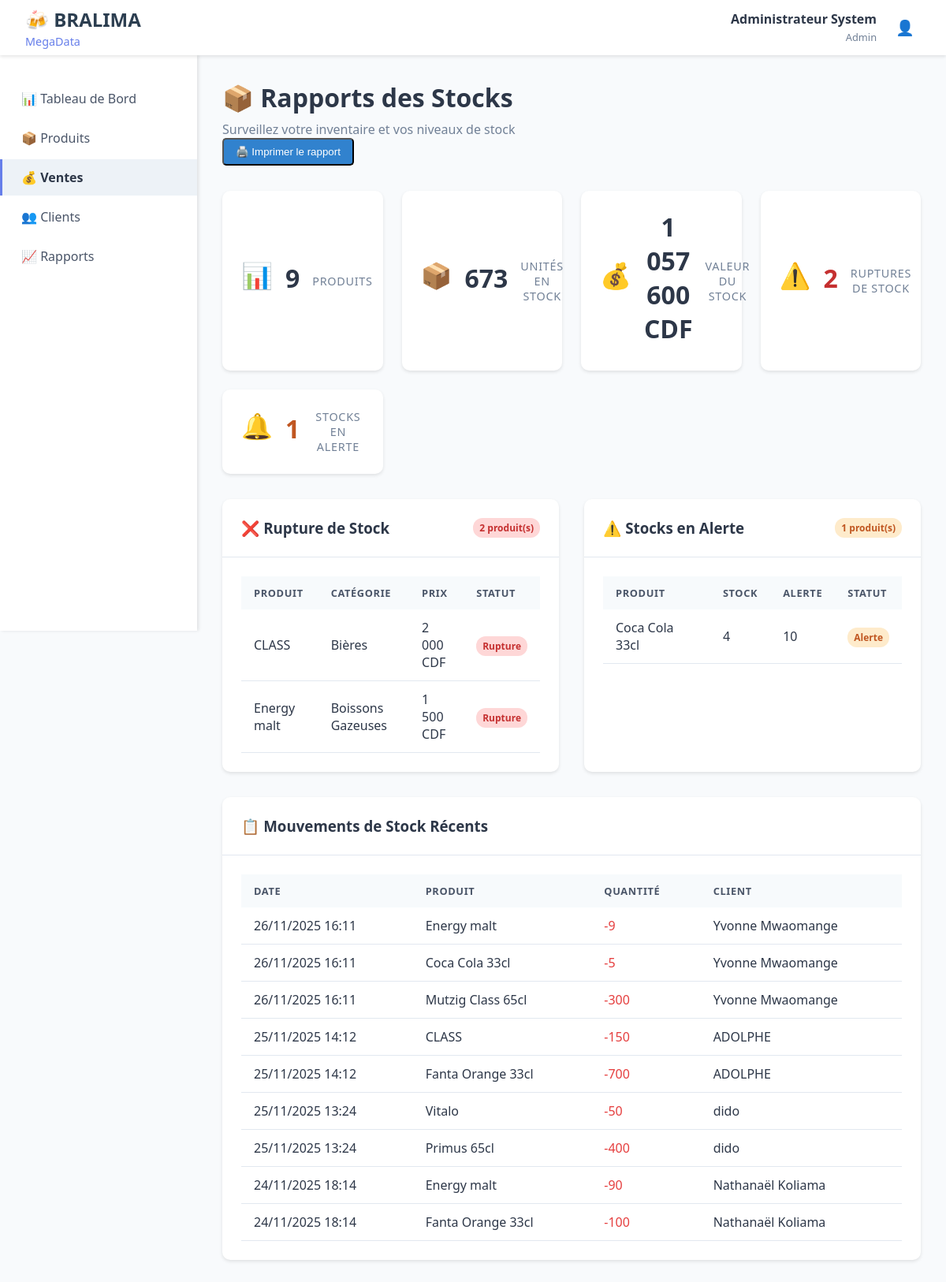
The app's page /modules/rapports/stocks.php (signed in) with its own data.
### tables this page shows
CREATE TABLE `produits` (
  `id_produit` int(11) NOT NULL,
  `designation` varchar(100) NOT NULL,
  `id_categorie` int(11) DEFAULT NULL,
  `prix_unitaire` decimal(10,2) NOT NULL,
  `quantite_stock` int(11) DEFAULT 0,
  `stock_alerte` int(11) DEFAULT 10,
  `date_creation` datetime DEFAULT current_timestamp()
);

CREATE TABLE `categories_produit` (
  `id_categorie` int(11) NOT NULL,
  `nom_categorie` varchar(50) NOT NULL,
  `description` text DEFAULT NULL
);

CREATE TABLE `vente_details` (
  `id_detail` int(11) NOT NULL,
  `id_vente` int(11) DEFAULT NULL,
  `id_produit` int(11) DEFAULT NULL,
  `quantite_vendue` int(11) NOT NULL,
  `prix_vente` decimal(10,2) NOT NULL
);

CREATE TABLE `ventes` (
  `id_vente` int(11) NOT NULL,
  `id_client` int(11) DEFAULT NULL,
  `date_vente` datetime DEFAULT current_timestamp(),
  `montant_total` decimal(15,2) DEFAULT 0.00,
  `statut` enum('en_attente','confirmee','annulee') DEFAULT 'confirmee'
);

CREATE TABLE `clients` (
  `id_client` int(11) NOT NULL,
  `nom_client` varchar(100) NOT NULL,
  `adresse` text DEFAULT NULL,
  `telephone` varchar(20) DEFAULT NULL,
  `email` varchar(100) DEFAULT NULL,
  `date_creation` datetime DEFAULT current_timestamp(),
  `statut` enum('actif','inactif') DEFAULT 'actif'
);

### modules/rapports/stocks.php (the view, shortened to what this page needs)
<?php
try {
    $pdo = getDBConnection();
    $stmt = $pdo->query("
        SELECT p.*, cp.nom_categorie
        FROM produits p
        LEFT JOIN categories_produit cp ON p.id_categorie = cp.id_categorie
        WHERE p.quantite_stock = 0
        ORDER BY p.designation
    ");
    $rupture_stock = $stmt->fetchAll();
    $stmt = $pdo->query("
        SELECT p.*, cp.nom_categorie
        FROM produits p
        LEFT JOIN categories_produit cp ON p.id_categorie = cp.id_categorie
        WHERE p.quantite_stock > 0 AND p.quantite_stock <= p.stock_alerte
        ORDER BY p.quantite_stock ASC
    ");
    $alerte_stock = $stmt->fetchAll();
    $stmt = $pdo->query("
        SELECT
            COUNT(*) as total_produits,
            SUM(quantite_stock) as total_stock,
            SUM(quantite_stock * prix_unitaire) as valeur_stock,
            COUNT(CASE WHEN quantite_stock = 0 THEN 1 END) as nb_rupture,
            COUNT(CASE WHEN quantite_stock > 0 AND quantite_stock <= stock_alerte THEN 1 END) as nb_alerte
        FROM produits
    ");
    $stats_stocks = $stmt->fetch();
    $stmt = $pdo->query("
        SELECT
            p.designation,
            vd.quantite_vendue,
            v.date_vente,
            c.nom_client
        FROM vente_details vd
        JOIN produits p ON vd.id_produit = p.id_produit
        JOIN ventes v ON vd.id_vente = v.id_vente
        LEFT JOIN clients c ON v.id_client = c.id_client
        WHERE v.statut = 'confirmee'
        ORDER BY v.date_vente DESC
        LIMIT 20
    ");
    $mouvements_stock = $stmt->fetchAll();
} catch (Exception $e) {
    $error = "Erreur: " . $e->getMessage();
}
?>
<!DOCTYPE html>
<html lang="fr">
<head>
    <link rel="stylesheet" href="../../assets/css/dashboard.css">
</head>
<body>
    <?php include '../../includes/header.php'; ?>
    <div class="container">
        <?php include '../../includes/sidebar.php'; ?>
        <main class="main-content">
            <div class="page-header">
                <h1>📦 Rapports des Stocks</h1>
                <p>Surveillez votre inventaire et vos niveaux de stock</p>
                <div class="no-print">
                    <button onclick="window.print()" class="btn-print">🖨️ Imprimer le rapport</button>
                </div>
            </div>
            <div class="stats-grid">
                <div class="stat-card">
                    <div class="stat-icon">📊</div>
                    <div class="stat-value"><?php echo $stats_stocks['total_produits']; ?></div>
                    <div class="stat-label">Produits</div>
                </div>
                <div class="stat-card">
                    <div class="stat-icon">📦</div>
                    <div class="stat-value"><?php echo number_format($stats_stocks['total_stock'], 0, ',', ' '); ?></div>
                    <div class="stat-label">Unités en stock</div>
                </div>
                <div class="stat-card">
                    <div class="stat-icon">💰</div>
                    <div class="stat-value"><?php echo number_format($stats_stocks['valeur_stock'], 0, ',', ' '); ?> CDF</div>
                    <div class="stat-label">Valeur du stock</div>
                </div>
                <div class="stat-card">
                    <div class="stat-icon">⚠️</div>
                    <div class="stat-value" style="color: #c53030;"><?php echo $stats_stocks['nb_rupture']; ?></div>
                    <div class="stat-label">Ruptures de stock</div>
                </div>
                <div class="stat-card">
                    <div class="stat-icon">🔔</div>
                    <div class="stat-value" style="color: #c05621;"><?php echo $stats_stocks['nb_alerte']; ?></div>
                    <div class="stat-label">Stocks en alerte</div>
                </div>
            </div>
            <div class="content-grid">
                <div class="content-card">
                    <div class="card-header">
                        <h3>❌ Rupture de Stock</h3>
                        <span class="badge badge-danger"><?php echo count($rupture_stock); ?> produit(s)</span>
                    </div>
                    <div class="card-content">
                        <?php if (count($rupture_stock) > 0): ?>
                            <table class="data-table">
                                <thead>
                                    <tr>
                                        <th>Produit</th>
                                        <th>Catégorie</th>
                                        <th>Prix</th>
                                        <th>Statut</th>
                                    </tr>
                                </thead>
                                <tbody>
                                    <?php foreach ($rupture_stock as $produit): ?>
                                        <tr>
                                            <td><?php echo $produit['designation']; ?></td>
                                            <td><?php echo $produit['nom_categorie']; ?></td>
                                            <td><?php echo number_format($produit['prix_unitaire'], 0, ',', ' '); ?> CDF</td>
                                            <td><span class="badge badge-danger">Rupture</span></td>
                                        </tr>
                                    <?php endforeach; ?>
                                </tbody>
                            </table>
                        <?php else: ?>
                            <div style="text-align: center; padding: 2rem; color: #666;">
                                <p>✅ Aucune rupture de stock</p>
                            </div>
                        <?php endif; ?>
                    </div>
                </div>
                <div class="content-card">
                    <div class="card-header">
                        <h3>⚠️ Stocks en Alerte</h3>
                        <span class="badge badge-warning"><?php echo count($alerte_stock); ?> produit(s)</span>
                    </div>
                    <div class="card-content">
                        <?php if (count($alerte_stock) > 0): ?>
                            <table class="data-table">
                                <thead>
                                    <tr>
                                        <th>Produit</th>
                                        <th>Stock</th>
                                        <th>Alerte</th>
                                        <th>Statut</th>
                                    </tr>
                                </thead>
                                <tbody>
                                    <?php foreach ($alerte_stock as $produit): ?>
                                        <tr>
                                            <td><?php echo $produit['designation']; ?></td>
                                            <td><?php echo $produit['quantite_stock']; ?></td>
                                            <td><?php echo $produit['stock_alerte']; ?></td>
                                            <td><span class="badge badge-warning">Alerte</span></td>
                                        </tr>
                                    <?php endforeach; ?>
                                </tbody>
                            </table>
                        <?php else: ?>
                            <div style="text-align: center; padding: 2rem; color: #666;">
                                <p>✅ Aucun stock en alerte</p>
                            </div>
                        <?php endif; ?>
                    </div>
                </div>
                <div class="content-card" style="grid-column: 1 / -1;">
                    <div class="card-header">
                        <h3>📋 Mouvements de Stock Récents</h3>
                    </div>
                    <div class="card-content">
                        <table class="data-table">
                            <thead>
                                <tr>
                                    <th>Date</th>
                                    <th>Produit</th>
                                    <th>Quantité</th>
                                    <th>Client</th>
                                </tr>
                            </thead>
                            <tbody>
                                <?php foreach ($mouvements_stock as $mouvement): ?>
                                    <tr>
                                        <td><?php echo date('d/m/Y H:i', strtotime($mouvement['date_vente'])); ?></td>
                                        <td><?php echo $mouvement['designation']; ?></td>
                                        <td><span style="color: #e53e3e;">-<?php echo $mouvement['quantite_vendue']; ?></span></td>
                                        <td><?php echo $mouvement['nom_client'] ?? 'Client anonyme'; ?></td>
                                    </tr>
                                <?php endforeach; ?>
                            </tbody>
                        </table>
                    </div>
                </div>
            </div>
        </main>
    </div>
</body>
</html>

### assets/css/dashboard.css (style rules this page uses)
* { margin: 0; padding: 0; box-sizing: border-box; }
body { font-family: "Segoe UI", Tahoma, Geneva, Verdana, sans-serif; background-color: #f8fafc; color: #2d3748; }
.container { display: flex; min-height: 100vh; padding-top: 70px; }
.main-content { flex: 1; padding: 2rem; margin-left: 250px; }
.page-header { margin-bottom: 2rem; }
.page-header h1 { font-size: 2rem; color: #2d3748; margin-bottom: 0.5rem; }
.page-header p { color: #718096; }
.stats-grid { display: grid; grid-template-columns: repeat(auto-fit, minmax(250px, 1fr)); gap: 1.5rem; margin-bottom: 2rem; }
.stat-card { background: white; padding: 1.5rem; border-radius: 10px; box-shadow: 0 2px 4px rgba(0, 0, 0, 0.1); display: flex; align-items: center; gap: 1rem; transition: transform 0.3s, box-shadow 0.3s; }
.stat-icon { font-size: 2rem; }
.stat-value { font-size: 1.8rem; font-weight: 700; color: #2d3748; }
.content-grid { display: grid; grid-template-columns: 1fr 1fr; gap: 2rem; }
.content-card { background: white; border-radius: 10px; box-shadow: 0 2px 4px rgba(0, 0, 0, 0.1); overflow: hidden; }
.card-header { padding: 1.5rem; border-bottom: 1px solid #e2e8f0; display: flex; justify-content: space-between; align-items: center; }
.card-content { padding: 1.5rem; }
.data-table { width: 100%; border-collapse: collapse; }
.data-table th { background: #f7fafc; padding: 0.75rem 1rem; text-align: left; font-weight: 600; color: #4a5568; font-size: 0.8rem; text-transform: uppercase; letter-spacing: 0.05em; }
.data-table td { padding: 0.75rem 1rem; border-bottom: 1px solid #e2e8f0; }

### modules/rapports/stocks.php (style rules this page uses)
.stats-grid { display: grid; grid-template-columns: repeat(auto-fit, minmax(200px, 1fr)); gap: 1.5rem; margin-bottom: 2rem; }
.stat-card { background: white; padding: 1.5rem; border-radius: 10px; box-shadow: 0 2px 4px rgba(0, 0, 0, 0.1); text-align: center; }
.stat-value { font-size: 2rem; font-weight: bold; color: #2d3748; margin-bottom: 0.5rem; }
.stat-label { color: #718096; font-size: 0.9rem; text-transform: uppercase; letter-spacing: 0.05em; }
.stat-icon { font-size: 2rem; margin-bottom: 1rem; }
.badge { padding: 4px 8px; border-radius: 12px; font-size: 0.75rem; font-weight: 600; }
.badge-danger { background: #fed7d7; color: #c53030; }
.badge-warning { background: #feebcb; color: #c05621; }
.content-grid { display: grid; grid-template-columns: 1fr 1fr; gap: 2rem; }
.btn-print { background: #3182ce; color: white; padding: 8px 15px; text-decoration: none; border-radius: 5px; display: inline-flex; align-items: center; gap: 5px; }

### records on screen
produits: designation "CLASS", id_categorie.nom_categorie "Bières", prix_unitaire "2 000"
produits: designation "Energy malt", id_categorie.nom_categorie "Boissons Gazeuses", prix_unitaire "1 500"
produits: designation "Coca Cola 33cl", quantite_stock "4", stock_alerte "10"
vente_details: id_vente.date_vente "26/11/2025 16:11", id_produit.designation "Energy malt", quantite_vendue "9", clients.nom_client "Yvonne Mwaomange"
vente_details: id_vente.date_vente "26/11/2025 16:11", id_produit.designation "Coca Cola 33cl", quantite_vendue "5", clients.nom_client "Yvonne Mwaomange"
vente_details: id_vente.date_vente "26/11/2025 16:11", id_produit.designation "Mutzig Class 65cl", quantite_vendue "300", clients.nom_client "Yvonne Mwaomange"
vente_details: id_vente.date_vente "25/11/2025 14:12", id_produit.designation "CLASS", quantite_vendue "150", clients.nom_client "ADOLPHE"
vente_details: id_vente.date_vente "25/11/2025 14:12", id_produit.designation "Fanta Orange 33cl", quantite_vendue "700", clients.nom_client "ADOLPHE"
vente_details: id_vente.date_vente "25/11/2025 13:24", id_produit.designation "Vitalo", quantite_vendue "50", clients.nom_client "dido"
vente_details: id_vente.date_vente "25/11/2025 13:24", id_produit.designation "Primus 65cl", quantite_vendue "400", clients.nom_client "dido"
vente_details: id_vente.date_vente "24/11/2025 18:14", id_produit.designation "Energy malt", quantite_vendue "90", clients.nom_client "Nathanaël Koliama"
vente_details: id_vente.date_vente "24/11/2025 18:14", id_produit.designation "Fanta Orange 33cl", quantite_vendue "100", clients.nom_client "Nathanaël Koliama"

### other values on screen
$_SESSION['nom_complet'] "Administrateur System"
$_SESSION['role'] "Admin"
$stats_stocks['total_produits'] "9"
$stats_stocks['total_stock'] "673"
$stats_stocks['valeur_stock'] "1 057 600"
$stats_stocks['nb_rupture'] "2"
$stats_stocks['nb_alerte'] "1"
count($rupture_stock) "2"
count($alerte_stock) "1"
